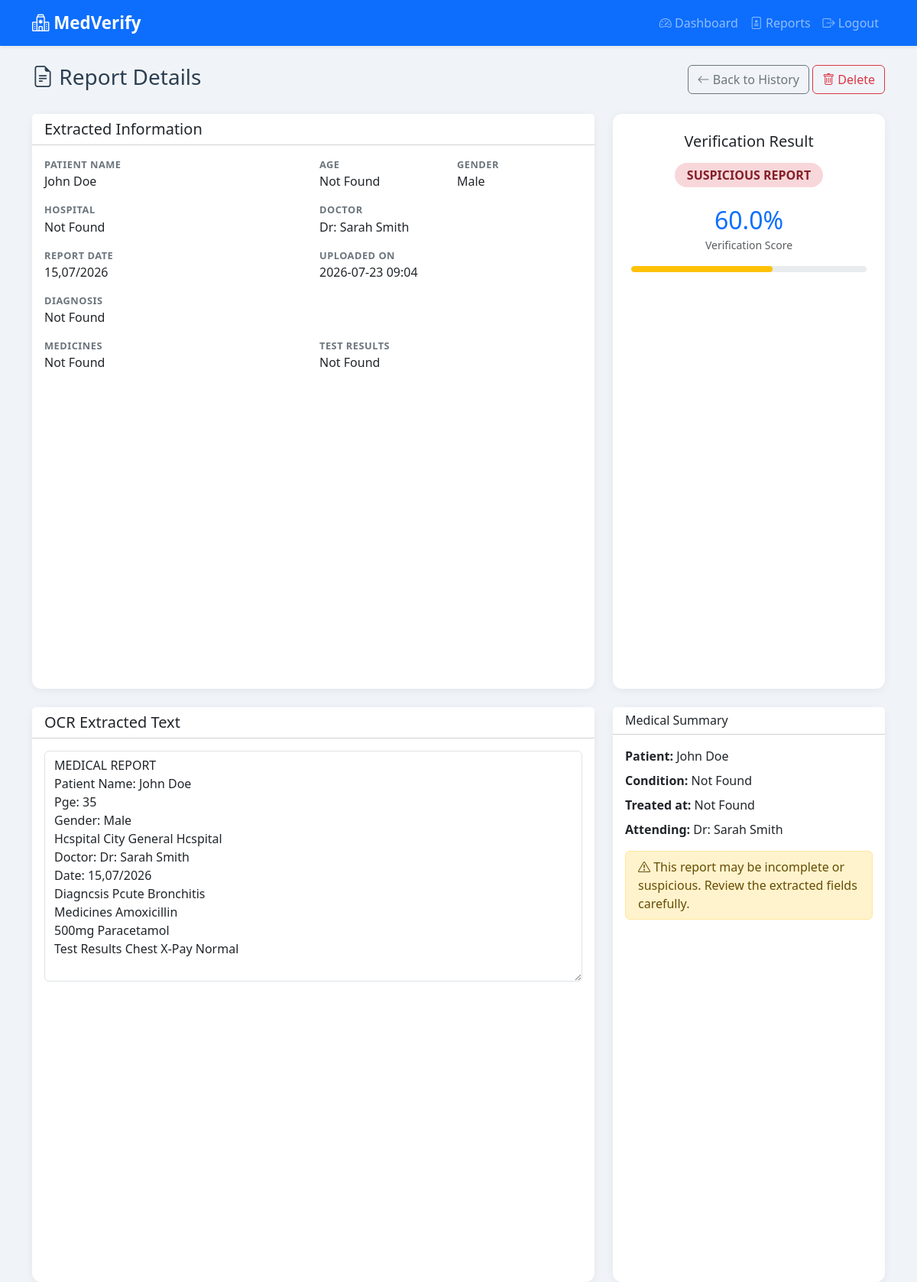
The page /reports/1 (signed in) on the database its author committed.
### models/model.py (models this page shows, shortened)
class MedicalReport(db.Model):
    __tablename__ = "medical_reports"
    id = db.Column(db.Integer, primary_key=True)
    user_id = db.Column(db.Integer, db.ForeignKey("users.id"), nullable=False)
    filename = db.Column(db.String(255), nullable=False)
    patient_name = db.Column(db.String(120), default="Not Found")
    age = db.Column(db.String(20), default="Not Found")
    gender = db.Column(db.String(20), default="Not Found")
    hospital = db.Column(db.String(200), default="Not Found")
    doctor = db.Column(db.String(120), default="Not Found")
    diagnosis = db.Column(db.Text, default="Not Found")
    medicines = db.Column(db.Text, default="Not Found")
    test_results = db.Column(db.Text, default="Not Found")
    report_date = db.Column(db.String(50), default="Not Found")
    extracted_text = db.Column(db.Text, default="")
    verification_status = db.Column(db.String(50), default="PENDING")
    confidence_score = db.Column(db.Float, default=0.0)
    created_at = db.Column(db.DateTime, default=lambda: datetime.now(timezone.utc))

### app.py (the view)
@app.route("/reports/<int:report_id>")
@login_required
def report_detail(report_id):
    report = MedicalReport.query.filter_by(id=report_id, user_id=current_user.id).first_or_404()
    return render_template("report_detail.html", report=report)

### app.py (called while the page is built)
@login_manager.user_loader
def load_user(user_id):
    return db.session.get(User, int(user_id))

### templates/report_detail.html (shortened to what this page needs)
{% extends "base.html" %}
{% block content %}
<div class="d-flex justify-content-between align-items-center mb-4">
    <h3><i class="bi bi-file-earmark-text"></i> Report Details</h3>
    <div>
        <a href="{{ url_for('reports') }}" class="btn btn-outline-secondary">
            <i class="bi bi-arrow-left"></i> Back to History
        </a>
        <form method="POST" action="{{ url_for('delete_report', report_id=report.id) }}" class="d-inline"
              onsubmit="return confirm('Delete this report permanently?');">
            <button type="submit" class="btn btn-outline-danger">
                <i class="bi bi-trash"></i> Delete
            </button>
        </form>
    </div>
</div>
<div class="row g-4">
    <div class="col-lg-8">
        <div class="card report-card mb-4">
            <div class="card-header bg-white">
                <h5 class="mb-0">Extracted Information</h5>
            </div>
            <div class="card-body">
                <div class="row g-3">
                    <div class="col-md-6">
                        <div class="detail-label">Patient Name</div>
                        <div class="detail-value">{{ report.patient_name }}</div>
                    </div>
                    <div class="col-md-3">
                        <div class="detail-label">Age</div>
                        <div class="detail-value">{{ report.age }}</div>
                    </div>
                    <div class="col-md-3">
                        <div class="detail-label">Gender</div>
                        <div class="detail-value">{{ report.gender }}</div>
                    </div>
                    <div class="col-md-6">
                        <div class="detail-label">Hospital</div>
                        <div class="detail-value">{{ report.hospital }}</div>
                    </div>
                    <div class="col-md-6">
                        <div class="detail-label">Doctor</div>
                        <div class="detail-value">{{ report.doctor }}</div>
                    </div>
                    <div class="col-md-6">
                        <div class="detail-label">Report Date</div>
                        <div class="detail-value">{{ report.report_date }}</div>
                    </div>
                    <div class="col-md-6">
                        <div class="detail-label">Uploaded On</div>
                        <div class="detail-value">{{ report.created_at.strftime('%Y-%m-%d %H:%M') if report.created_at else 'N/A' }}</div>
                    </div>
                    <div class="col-12">
                        <div class="detail-label">Diagnosis</div>
                        <div class="detail-value">{{ report.diagnosis }}</div>
                    </div>
                    <div class="col-md-6">
                        <div class="detail-label">Medicines</div>
                        <div class="detail-value">{{ report.medicines }}</div>
                    </div>
                    <div class="col-md-6">
                        <div class="detail-label">Test Results</div>
                        <div class="detail-value">{{ report.test_results }}</div>
                    </div>
                </div>
            </div>
        </div>
        <div class="card report-card">
            <div class="card-header bg-white">
                <h5 class="mb-0">OCR Extracted Text</h5>
            </div>
            <div class="card-body">
                <textarea class="form-control" rows="12" readonly>{{ report.extracted_text }}</textarea>
            </div>
        </div>
    </div>
    <div class="col-lg-4">
        <div class="card report-card mb-4">
            <div class="card-body text-center p-4">
                <h5>Verification Result</h5>
                <span class="badge rounded-pill fs-6 px-3 py-2 mt-2 {% if report.verification_status == 'VALID REPORT' %}status-valid{% else %}status-suspicious{% endif %}">
                    {{ report.verification_status }}
                </span>
                <div class="mt-4">
                    <h2 class="text-primary mb-0">{{ report.confidence_score }}%</h2>
                    <small class="text-muted">Verification Score</small>
                </div>
                <div class="confidence-bar mt-3">
                    <div class="confidence-fill bg-{% if report.confidence_score >= 70 %}success{% elif report.confidence_score >= 40 %}warning{% else %}danger{% endif %}"
                         style="width: {{ report.confidence_score }}%;"></div>
                </div>
            </div>
        </div>
        <div class="card report-card">
            <div class="card-header bg-white">
                <h6 class="mb-0">Medical Summary</h6>
            </div>
            <div class="card-body">
                <p class="mb-2"><strong>Patient:</strong> {{ report.patient_name }}</p>
                <p class="mb-2"><strong>Condition:</strong> {{ report.diagnosis }}</p>
                <p class="mb-2"><strong>Treated at:</strong> {{ report.hospital }}</p>
                <p class="mb-2"><strong>Attending:</strong> {{ report.doctor }}</p>
                {% if report.verification_status == 'SUSPICIOUS REPORT' %}
                <div class="alert alert-warning mt-3 mb-0 py-2">
                    <i class="bi bi-exclamation-triangle"></i>
                    This report may be incomplete or suspicious. Review the extracted fields carefully.
                </div>
                {% else %}
                <div class="alert alert-success mt-3 mb-0 py-2">
                    <i class="bi bi-check-circle"></i>
                    Key medical fields were detected successfully.
                </div>
                {% endif %}
            </div>
        </div>
    </div>
</div>
{% endblock %}

### templates/base.html (shortened to what this page needs)
<!DOCTYPE html>
<html lang="en">
<head>
    <link href="https://cdn.jsdelivr.net/npm/bootstrap@5.3.3/dist/css/bootstrap.min.css" rel="stylesheet">
    <link href="https://cdn.jsdelivr.net/npm/bootstrap-icons@1.11.3/font/bootstrap-icons.min.css" rel="stylesheet">
    <link href="{{ url_for('static', filename='css/style.css') }}" rel="stylesheet">
</head>
<body>
{% if current_user.is_authenticated %}
<nav class="navbar navbar-expand-lg navbar-dark bg-primary shadow-sm">
    <div class="container">
        <a class="navbar-brand" href="{{ url_for('dashboard') }}">
            <i class="bi bi-hospital"></i> MedVerify
        </a>
        <div class="collapse navbar-collapse" id="navbarNav">
            <ul class="navbar-nav ms-auto">
                <li class="nav-item">
                    <a class="nav-link {% if request.endpoint == 'dashboard' %}active{% endif %}" href="{{ url_for('dashboard') }}">
                        <i class="bi bi-speedometer2"></i> Dashboard
                    </a>
                </li>
                <li class="nav-item">
                    <a class="nav-link {% if request.endpoint == 'reports' %}active{% endif %}" href="{{ url_for('reports') }}">
                        <i class="bi bi-file-medical"></i> Reports
                    </a>
                </li>
                <li class="nav-item">
                    <a class="nav-link" href="{{ url_for('logout') }}">
                        <i class="bi bi-box-arrow-right"></i> Logout
                    </a>
                </li>
            </ul>
        </div>
    </div>
</nav>
{% endif %}
<div class="container py-4">
    {% block content %}{% endblock %}
</div>
<footer>
    <div class="container">
        <p class="mb-0">&copy; 2026 MedVerify &mdash; AI Medical Report Verification</p>
    </div>
</footer>
</body>
</html>

### static/css/style.css (style rules this page uses)
:root { --med-primary: #0d6efd; --med-success: #198754; --med-danger: #dc3545; --med-warning: #ffc107; --med-bg: #f0f4f8; --med-card: #ffffff; --med-text: #2c3e50; --med-muted: #6c757d; }
body { font-family: "Segoe UI", Tahoma, Geneva, Verdana, sans-serif; background-color: var(--med-bg); color: var(--med-text); min-height: 100vh; }
.navbar-brand { font-weight: 700; font-size: 1.4rem; }
.report-card { border: none; border-radius: 12px; box-shadow: 0 2px 12px rgba(0, 0, 0, 0.06); transition: transform 0.2s, box-shadow 0.2s; height: 100%; }
.status-suspicious { background-color: #f8d7da; color: #842029; }
.confidence-bar { height: 8px; border-radius: 4px; background: #e9ecef; overflow: hidden; }
.confidence-fill { height: 100%; border-radius: 4px; transition: width 0.5s ease; }
.detail-label { font-size: 0.8rem; text-transform: uppercase; letter-spacing: 0.5px; color: var(--med-muted); font-weight: 600; }
.detail-value { font-size: 1rem; font-weight: 500; }
footer { margin-top: 3rem; padding: 1.5rem 0; text-align: center; color: var(--med-muted); font-size: 0.875rem; }

### rows shown on the page
MedicalReport: patient_name "John Doe", age "Not Found", gender "Male", hospital "Not Found", doctor "Dr: Sarah Smith", report_date "15,07/2026", created_at "2026-07-23 09:04", diagnosis "Not Found", medicines "Not Found", test_results "Not Found", extracted_text "MEDICAL REPORT Patient Name: John Doe Pge: 35 Gender: Male Hcspital City General Hcspital Doctor: Dr: Sarah Smith Date: 15,07/2026 Diagncsis Pcute Bronchitis Medicines Amoxicillin 500mg Paracetamol Test Results Chest X-Pay Normal", verification_status "SUSPICIOUS REPORT", confidence_score "60.0"
